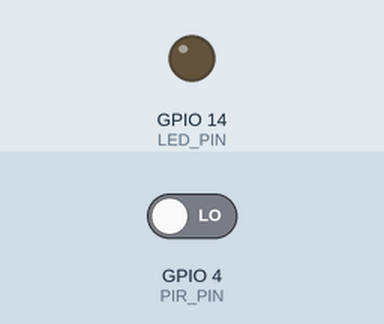
This program was run on a simulated Raspberry Pi (BCM pin numbers). Shown: output pins drawn as LEDs (lit = HIGH). The inputs (shaded band) are chosen by the test bench; at power-on: GPIO 4 (PIR_PIN) LOW. What the program prints to the terminal is not drawn.

Above: at 6.2 s.
6.3 s: GPIO 4 (PIR_PIN) driven HIGH
At 8.1 s:
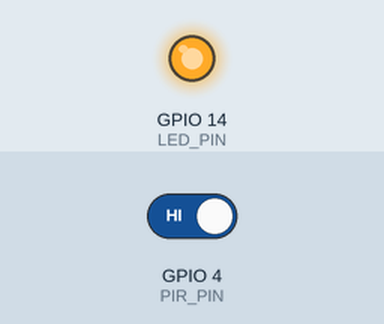
8.5 s: GPIO 4 (PIR_PIN) driven LOW
At 9.6 s:
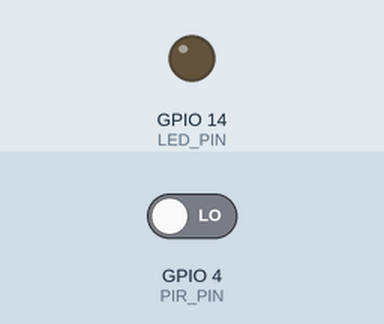
Timing chart, 0 to 11.5 s (numbered marks = the images above; inputs shaded):
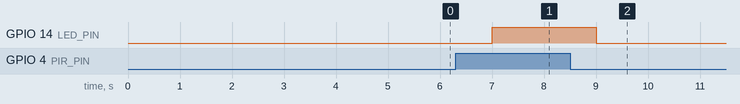

Measured:
- after the input at 6.3 s, GPIO 14 (LED_PIN): LOW → HIGH after 0.70 s
- after the input at 8.5 s, GPIO 14 (LED_PIN): HIGH → LOW after 0.50 s

The program:

pir_led.py
```python
import RPi.GPIO as GPIO
import time

PIR_PIN = 4
LED_PIN = 14

GPIO.setmode(GPIO.BCM)
GPIO.setup(PIR_PIN,GPIO.IN)
GPIO.setup(LED_PIN,GPIO.OUT)

time.sleep(5)
print("PIR is ready...")

try :
    while True :
        val = GPIO.input(PIR_PIN)
        if val == 1 :
            print('움직임 감지')
            GPIO.output(LED_PIN,GPIO.HIGH)
        else :
            print('움직임 없음')
            GPIO.output(LED_PIN,GPIO.LOW)

        time.sleep(1)
finally :
    GPIO.cleanup()
    print('cleanup and out')
```
